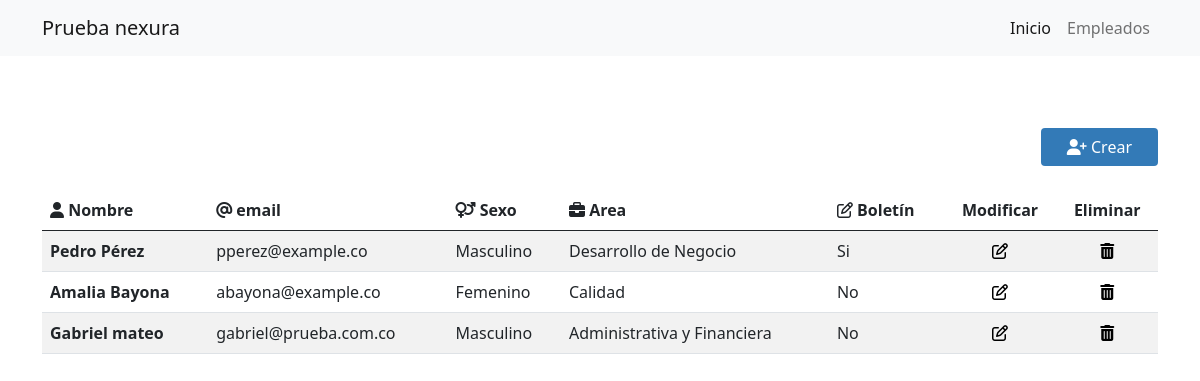
The page / on the database its author committed.
### tables this page shows
CREATE TABLE `empleado` (
  `id` int(11) NOT NULL,
  `nombre` varchar(255) NOT NULL,
  `email` varchar(255) NOT NULL,
  `sexo` char(1) NOT NULL,
  `area_id` int(11) NOT NULL,
  `boletin` int(11) DEFAULT NULL,
  `descripcion` text NOT NULL
);

CREATE TABLE `areas` (
  `id` int(11) NOT NULL,
  `nombre` varchar(255) NOT NULL
);

### index.php (called while the page is built, shortened)
<?php
global $ruta;
  $php_self = $_SERVER['PHP_SELF'];
  $php_self_array = explode("/", $php_self);
  if(count($php_self_array) > 1){
    $php_self_array = $php_self_array[1];
    $ruta = "http://".$_SERVER["HTTP_HOST"]."/".$php_self_array."/";
  }else{
    $ruta = "https://".$_SERVER["HTTP_HOST"]."/";
  }
  require_once("views/index.php");
?>

### controllers/ControllerEmployee.php (called while the page is built, shortened)
<?php
    include_once("models/employee.php");
    class ControllerEmployee{
        public function home(){
            $employeeList = Employee::toList();
            include_once("views/employee/list.php");
        }
    }
?>

### router.php (called while the page is built, shortened)
<?php
    $controller = new $objectController();
    $controller->$action();
?>

### models/employee.php (called while the page is built, shortened)
<?php
    class Employee{
        public function __construct($id,$name,$email,$sex,$area_id,$boletin,$description){
            $this->id = $id;
            $this->name = $name;
            $this->email = $email;
            $this->sex = $sex;
            $this->area_id = $area_id;
            $this->boletin = $boletin;
        }
        public static function toList(){
            $listEmployee = [];
            $connetion = BD::createInstance();
            $sql = $connetion->query("SELECT * FROM empleado");
            foreach($sql->fetchAll() as $employee){
                $areaId = $employee["area_id"];
                $abrSex = $employee["sexo"];
                $boletin = $employee["boletin"];
                $conditionBoletin= $boletin == 1 ? 'Si' : 'No';
                $conditionSex = $abrSex == 'M' ? 'Masculino' : 'Femenino';
                $areaName = self::areaId($areaId);
                $listEmployee[]= new Employee(
                    $employee["id"],
                    $employee["nombre"],
                    $employee["email"],
                    $conditionSex,
                    $areaName,
                    $conditionBoletin,
                    $employee["descripcion"]
                );
            }
            return $listEmployee;
        }
        public static function areaId($id){
            $connetion = BD::createInstance();
            $sql = $connetion->prepare("SELECT * FROM areas WHERE id=?");
            $sql->execute(array($id));
            $areas = $sql->fetchAll();
            $name = $areas[0]["nombre"];
            return $name;
        }
    }
?>

### views/employee/list.php (the view)
<?php global $ruta?>
<div class="row pb-4">
    <div class="col-12 pt-4 text-end">
        <div class="form-group row">
            <div class="col-12">
                <a style="color:white;text-decoration:none;" href="<?php echo $ruta ?>employee/create/"><i class="fas fa-user-plus"><button type="submit" class="btn btn-primary-gm"></i> Crear</button></a>
            </div>
        </div>
    </div>
</div>
<table class="table table-striped table-hover">
    <thead>
        <tr>
            <th scope="col"><i class="fas fa-user"></i> Nombre</th>
            <th scope="col"><i class="fas fa-at"></i> email</th>
            <th scope="col"><i class="fas fa-venus-mars"></i> Sexo</th>
            <th scope="col"><i class="fas fa-briefcase"></i> Area</th>
            <th scope="col"><i class="far fa-edit"></i> Boletín</th>
            <th scope="col" class="text-center">Modificar</th>
            <th scope="col" class="text-center">Eliminar</th>
        </tr>
    </thead>
    <tbody>
    <?php foreach($employeeList as $employee){?>
        <tr>
            <th scope="row"><?php echo $employee ->name; ?></th>
            <td><?php echo $employee ->email; ?></td>
            <td><?php echo $employee ->sex; ?></td>
            <td><?php echo $employee ->area_id; ?></td>
            <td><?php echo $employee ->boletin; ?></td>
            <td class="text-center"><a style="color:black" href="<?php echo $ruta ?>employee/update/<?php echo $employee -> id;?>"><i class="far fa-edit"></i></a></td>
            <td class="text-center"><a style="color:black" href="<?php echo $ruta ?>employee/update/<?php echo $employee -> id;?>"><i class="fas fa-trash-alt"></i></a></td>
        </tr>
    <?php }?>
    </tbody>
</table>

### views/index.php (shortened to what this page needs)
<!doctype html>
<html lang="en">
  <head>
    <link rel="stylesheet" href="<?php echo $ruta ?>/resources/css/bootstrap.min.css">
    <link rel="stylesheet" href="<?php echo $ruta ?>/resources/css/main.css"  >
  </head>
  <body>
    <nav class="navbar navbar-expand-lg navbar-light bg-light">
        <div class="container">
            <a class="navbar-brand" href="<?php echo $ruta ?>">Prueba nexura</a>
            <div class="collapse navbar-collapse justify-content-end" id="navbarNav">
                <ul class="navbar-nav">
                    <li class="nav-item">
                        <a class="nav-link active" aria-current="page" href="<?php echo $ruta ?>">Inicio</a>
                    </li>
                    <li class="nav-item">
                        <a class="nav-link" href="<?php echo $ruta ?>">Empleados</a>
                    </li>
                </ul>
            </div>
        </div>
    </nav>
    <div class="container mt-5">
      <div class="row">
        <div class="col-12">
            <?php include_once("router.php") ?>
        </div>
      </div>
    </div>
  </body>
</html>

### resources/css/main.css (style rules this page uses)
.btn-primary-gm { background:#337ab7; color:white; padding-left: 25px; padding-right: 25px; }

### rows shown on the page
empleado: nombre "Pedro Pérez", email "pperez@example.co", sexo "Masculino", area.nombre "Desarrollo de Negocio", boletin "Si"
empleado: nombre "Amalia Bayona", email "abayona@example.co", sexo "Femenino", area.nombre "Calidad", boletin "No"
empleado: nombre "Gabriel mateo", email "gabriel@prueba.com.co", sexo "Masculino", area.nombre "Administrativa y Financiera", boletin "No"
